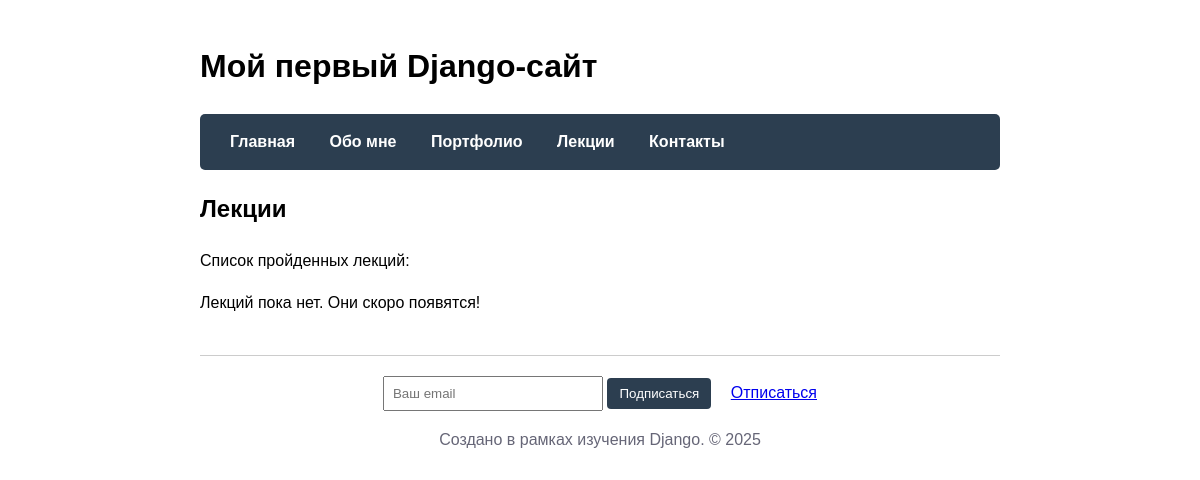
Page /lectures/ on the earlier database version.
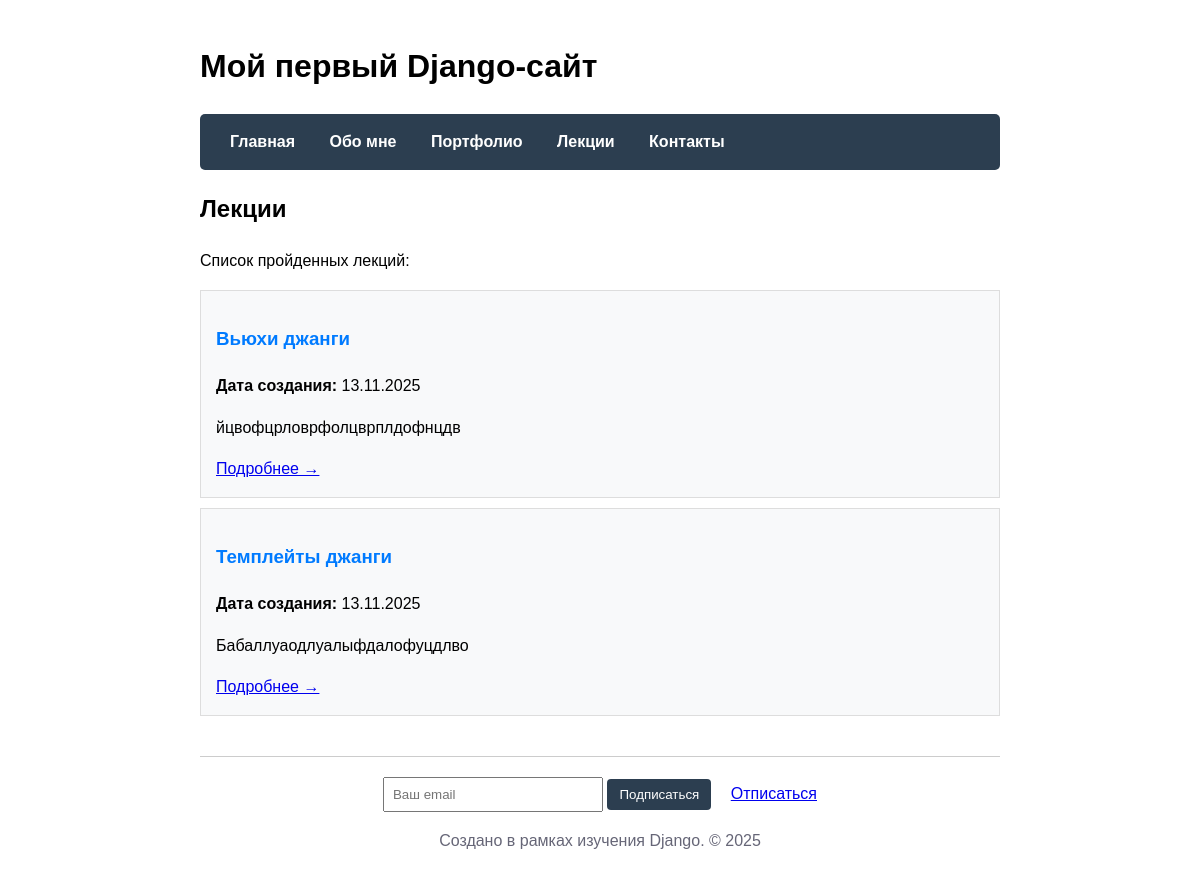
Same page on the later database version.
### main/models.py (models this page shows, shortened)
class Lecture(models.Model):
    title = models.CharField(max_length=200, verbose_name='Название лекции')
    description = models.TextField(verbose_name='Краткое описание')
    created_at = models.DateTimeField(auto_now_add=True, verbose_name='Дата создания')
    class Meta:
        verbose_name = 'Лекция'
        verbose_name_plural = 'Лекции'

### main/views.py (the view)
def lectures(request):
    lectures = Lecture.objects.all().order_by('-created_at')
    context = {
        'title': 'Лекции',
        'lectures': lectures
    }
    return render(request, 'main/lectures.html', context)

### main/templates/main/lectures.html
{% extends 'main/layout.html' %}
{% block content %}
<h2>{{ title }}</h2>
<p>Список пройденных лекций:</p>
{% for lecture in lectures %}
<div class="project" style="border: 1px solid #ddd; padding: 15px; margin: 10px 0;">
    <h3>
        <a href="{% url 'lecture_detail' lecture.id %}" style="text-decoration: none; color: #007bff;">
            {{ lecture.title }}
        </a>
    </h3>
    <p><strong>Дата создания:</strong> {{ lecture.created_at|date:"d.m.Y" }}</p>
    <p>{{ lecture.description|truncatewords:30 }}</p>
    <a href="{% url 'lecture_detail' lecture.id %}">Подробнее →</a>
</div>
{% empty %}
<p>Лекций пока нет. Они скоро появятся!</p>
{% endfor %}
{% endblock %}

### main/templates/main/layout.html (shortened to what this page needs)
<!DOCTYPE html>
<html lang="ru">
<head>
</head>
<body>
    <header>
        <h1>Мой первый Django-сайт</h1>
        <nav>
            <a href="{% url 'home' %}">Главная</a>
            <a href="{% url 'about' %}">Обо мне</a>
            <a href="{% url 'portfolio' %}">Портфолио</a>
            <a href="{% url 'lectures' %}">Лекции</a>
            <a href="{% url 'contacts' %}">Контакты</a>
         </nav>
    </header>
    <main>
        {% block content %}
        {% endblock %}
    </main>
    <footer>
        <div style="margin-bottom: 10px;">
            <form method="post" action="{% url 'subscribe' %}" style="display: inline-block;">
                <input type="email" name="email" placeholder="Ваш email" required style="padding: 8px; width: 220px; box-sizing: border-box;">
                <button type="submit" style="padding: 8px 12px; background: #2c3e50; color: #fff; border: none; border-radius: 4px; cursor: pointer;">Подписаться</button>
            </form>
            <a href="{% url 'unsubscribe' %}" style="margin-left: 15px;">Отписаться</a>
        </div>
        <p>Создано в рамках изучения Django. &copy; 2025</p>
    </footer>
</body>
</html>

### main/templates/main/layout.html (style rules this page uses)
body { font-family: Arial, sans-serif; max-width: 800px; margin: 0 auto; padding: 20px; line-height: 1.6; }
nav { background: #2c3e50; padding: 15px; border-radius: 5px; margin-bottom: 20px; }
nav a { color: white; text-decoration: none; margin: 0 15px; font-weight: bold; }
footer { margin-top: 40px; border-top: 1px solid #ccc; padding-top: 20px; text-align: center; color: #667; }
.project { background: #f8f9fa; padding: 15px; margin: 10px 0; border-left: 4px solid #2c3e50; }

Differences in the rows shown:
added Lecture: title "Вьюхи джанги", created_at "13.11.2025", description "йцвофцрловрфолцврплдофнцдв"
added Lecture: title "Темплейты джанги", created_at "13.11.2025", description "Бабаллуаодлуалыфдалофуцдлво"
Other differences:
text no longer shown: "Лекций пока нет. Они скоро появятся!"
